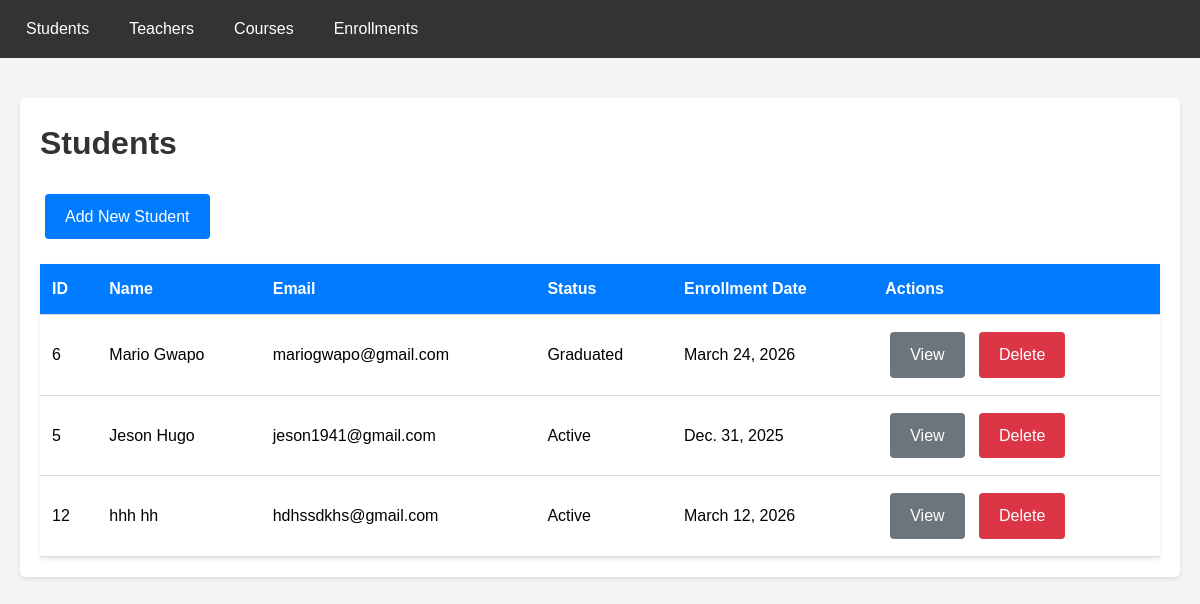
The page /students/ on the database its author committed.
### school/models.py (models this page shows, shortened)
class Student(models.Model):
    STATUS_CHOICES = [
        ('active', 'Active'),
        ('inactive', 'Inactive'),
        ('graduated', 'Graduated'),
    ]
    student_id = models.AutoField(primary_key=True)
    first_name = models.CharField(max_length=100)
    last_name = models.CharField(max_length=100)
    email = models.EmailField(max_length=150, unique=True)
    phone = models.CharField(max_length=15, blank=True, null=True)
    date_of_birth = models.DateField(blank=True, null=True)
    enrollment_date = models.DateField()
    status = models.CharField(
        max_length=10,
        choices=STATUS_CHOICES,
        default='active'
    )
    class Meta:
        db_table = 'student'
        ordering = ['last_name', 'first_name']

### school/views.py (the view)
# urls.py: path('students/', views.student_list, name='student_list'),
def student_list(request):
    students = Student.objects.all()
    return render(request, 'students/student_list.html', {'students': students})

### school/templates/students/student_list.html (shortened to what this page needs)
{% extends 'base.html' %}
{% block content %}
<div class="card">
    <h1>Students</h1>
    <a href="{% url 'student_create' %}" class="btn">Add New Student</a>
    <table>
        <thead>
            <tr>
                <th>ID</th>
                <th>Name</th>
                <th>Email</th>
                <th>Status</th>
                <th>Enrollment Date</th>
                <th>Actions</th>
            </tr>
        </thead>
        <tbody>
            {% for student in students %}
            <tr>
                <td>{{ student.student_id }}</td>
                <td>{{ student.first_name }} {{ student.last_name }}</td>
                <td>{{ student.email }}</td>
                <td>{{ student.get_status_display }}</td>
                <td>{{ student.enrollment_date }}</td>
                <td>
                    <a href="{% url 'student_detail' student.pk %}" class="btn btn-secondary">View</a>
                    <a href="{% url 'student_delete' student.pk %}" class="btn btn-danger">Delete</a>
                </td>
            </tr>
            {% empty %}
            <tr>
                <td colspan="6">No students found.</td>
            </tr>
            {% endfor %}
        </tbody>
    </table>
</div>
{% endblock %}

### school/templates/base.html (style rules this page uses)
* { margin: 0; padding: 0; box-sizing: border-box; }
body { font-family: Arial, sans-serif; line-height: 1.6; background-color: #f4f4f4; }
.btn { display: inline-block; padding: 10px 20px; background-color: #007bff; color: white; text-decoration: none; border: none; border-radius: 4px; cursor: pointer; margin: 5px; }
.btn-danger { background-color: #dc3545; }
.btn-secondary { background-color: #6c757d; }
table { width: 100%; background-color: white; border-collapse: collapse; margin-top: 20px; box-shadow: 0 2px 4px rgba(0,0,0,0.1); }
th, td { padding: 12px; text-align: left; border-bottom: 1px solid #ddd; }
th { background-color: #007bff; color: white; }
.card { background-color: white; padding: 20px; border-radius: 5px; box-shadow: 0 2px 4px rgba(0,0,0,0.1); margin-bottom: 20px; }
h1, h2, h3 { margin-bottom: 20px; color: #333; }

### rows shown on the page
Student: student_id "6", first_name "Mario", last_name "Gwapo", email "mariogwapo@gmail.com", status "Graduated", enrollment_date "March 24, 2026"
Student: student_id "5", first_name "Jeson", last_name "Hugo", email "jeson1941@gmail.com", status "Active", enrollment_date "Dec. 31, 2025"
Student: student_id "12", first_name "hhh", last_name "hh", email "hdhssdkhs@gmail.com", status "Active", enrollment_date "March 12, 2026"
